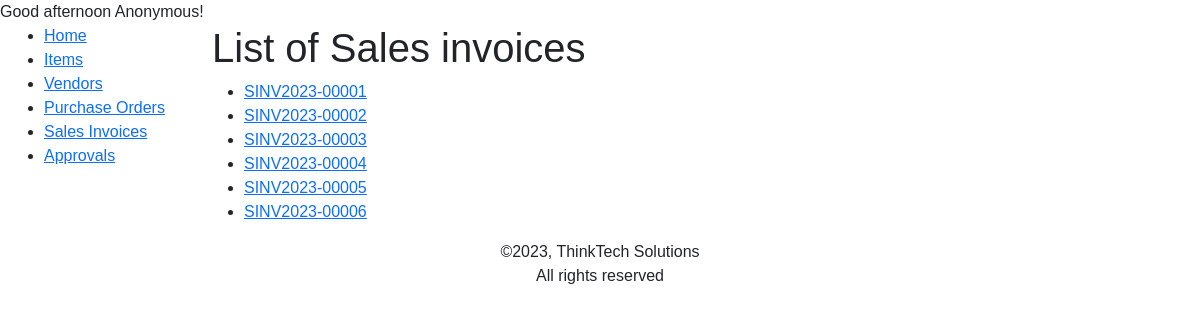
The page /inventory/invoices/ on the database its author committed.
### inventory/models.py (models this page shows, shortened)
class SalesHeader(models.Model):
    number = SalesInvoice(primary_key=True,editable=False)
    customer = models.CharField(max_length=200)
    date = models.DateField(auto_now=True)
    amount = models.FloatField(editable=False, default=0)
    finalize = models.BooleanField(default=True)
    created_by = models.ForeignKey('auth.User', blank=True, null=True, default=None, on_delete=models.PROTECT, related_name='sales', related_query_name='sales',editable=False)
    def get_absolute_url(self):
        return reverse('invoice-detail', args=[str(self.number)])
    class Meta:
        verbose_name_plural = 'Sales Invoices'
        ordering = ["number"]

### inventory/views.py (the view)
# urls.py: path('invoices/', views.SalesInvoiceListView.as_view(), name='invoices'),
class SalesInvoiceListView(generic.ListView):
    model = SalesHeader
    paginate_by = 25

### inventory/templatetags/custom_filters.py (called while the page is built)
@register.filter
def greeting(value):
    current_time = datetime.now().time()
    current_hour = current_time.hour
    if 5 <= current_hour < 12:
        time_category = "morning"
    elif 12 <= current_hour < 17:
        time_category = "afternoon"
    elif 17 <= current_hour < 20:
        time_category = "evening"
    else:
        time_category = "night"
    return f"Good {time_category}"

### inventory/templates/inventory/salesheader_list.html (shortened to what this page needs)
{% extends "inventory/base.html" %}
{% block content %}
    <h1>List of Sales invoices</h1>
    <ul>
        {% for invoice in salesheader_list %}
        <li><a href="{{ invoice.get_absolute_url }}">{{invoice.number}}</a></li>
        {% endfor %}
    </ul>
{% endblock %}

### inventory/static/inventory/styles.css (style rules this page uses)
body { font-family: Arial, Helvetica, sans-serif; }

### rows shown on the page
SalesHeader: number "SINV2023-00001"
SalesHeader: number "SINV2023-00002"
SalesHeader: number "SINV2023-00003"
SalesHeader: number "SINV2023-00004"
SalesHeader: number "SINV2023-00005"
SalesHeader: number "SINV2023-00006"

### other values the page prints
{{ "User"|greeting }} "Good afternoon"
